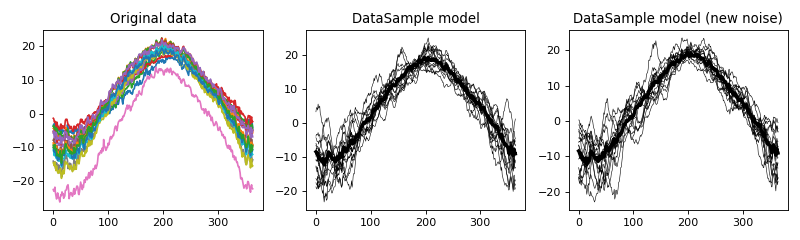

Source code (Python):
import numpy as np
import matplotlib.pyplot as plt
import power1d

y        = power1d.data.weather()['Atlantic']
model    = power1d.models.datasample_from_array( y )

plt.close('all')
fig,axs = plt.subplots(1, 3, figsize=(10,3), tight_layout=True)
axs[0].plot( y.T )
np.random.seed(0)
model.random()
model.plot( ax=axs[1])
model.random()
model.plot( ax=axs[2] )
labels  = 'Original data', 'DataSample model', 'DataSample model (new noise)'
[ax.set_title(s) for ax,s in zip(axs,labels)]
plt.show()
